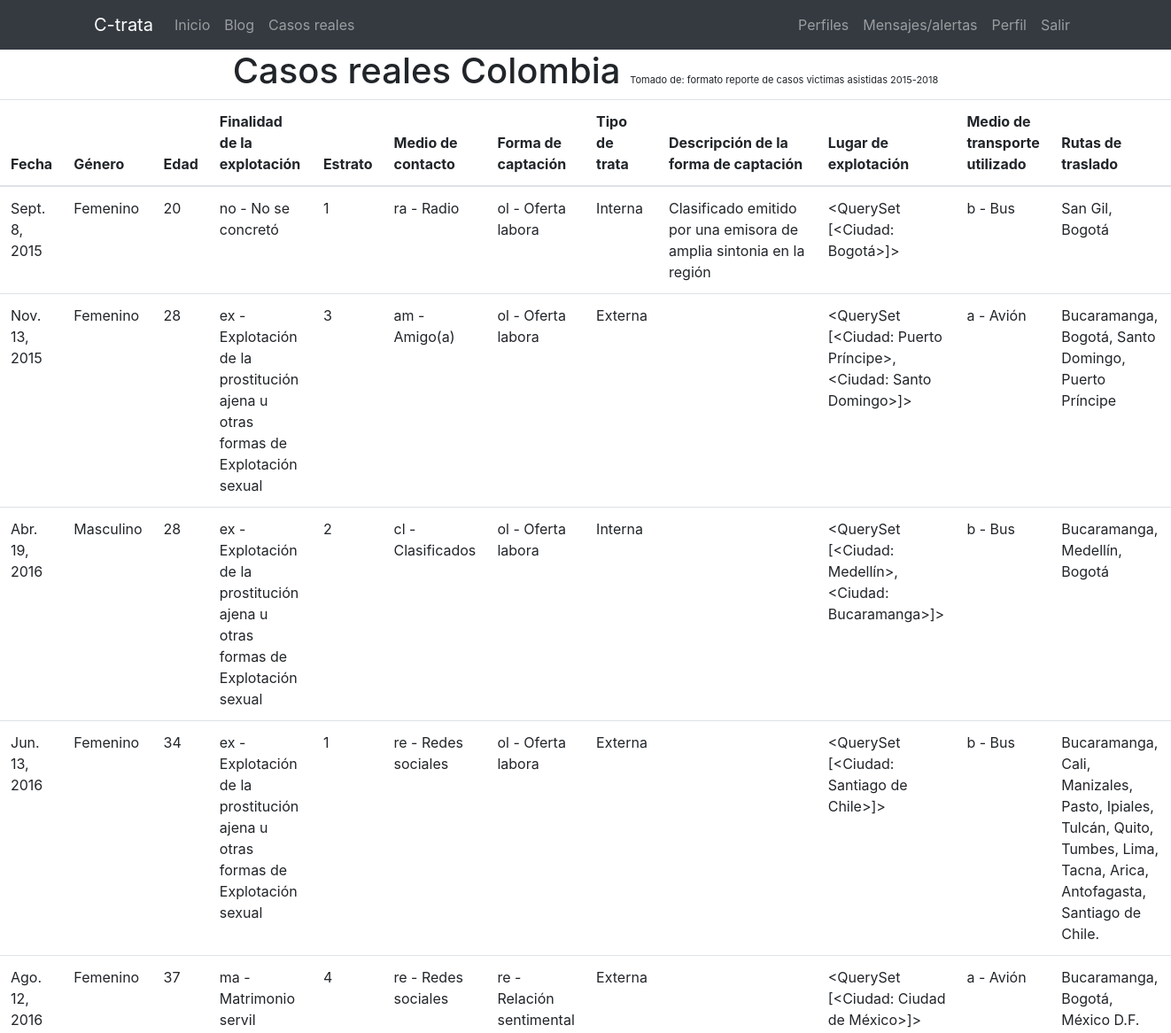
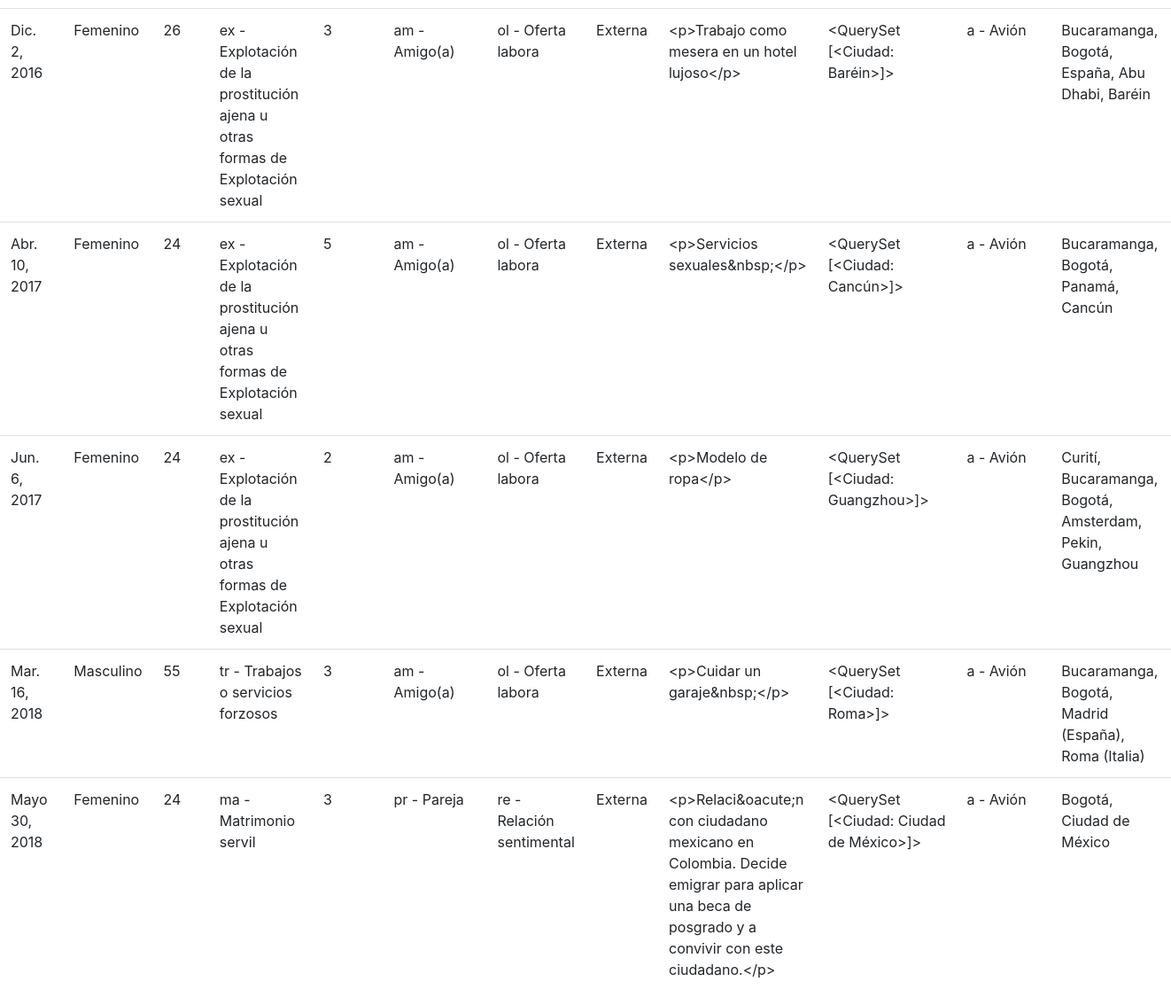
Page /casos-reales/ (signed in) on the committed database (2 pictures, top to bottom).
### core/models.py (models this page shows)
class Caso(models.Model):
    fecha = models.DateField(verbose_name="Fecha Reporte de caso")
    genero = models.CharField(choices=GENERO_CHOICES, max_length=1)
    edad = models.SmallIntegerField(verbose_name="Edad")
    finalidadExplotación = 	models.CharField(choices=FINALIDAD_CHOICES,max_length=2 ,verbose_name='Finalidad de explotación')
    estratoSocioeconomico = models.SmallIntegerField(verbose_name="Estrato socioeconómico", default=0)
    medioContacto = models.CharField(choices=MEDIOCONTACTO_CHOICES,max_length=2 ,verbose_name='Medio de contacto')
    formaCaptación = models.CharField(choices=FORMA_CHOICES,max_length=2 ,verbose_name='Forma de captación')
    tipoTrata = models.CharField(verbose_name="Tipo de trata",choices=TIPOTRATA_CHOICES, max_length=1)
    descriptFormaCap = RichTextField(verbose_name="Descripción de la forma de captación", null=True, blank=True)
    lugarExplotación = models.ManyToManyField(Ciudad, related_name="get_ciudades")
    medioTransporte = models.CharField(verbose_name="Medio de transporte utilizado", choices=MEDIOTRANS_CHOICES, max_length=1)
    rutaTraslado = models.CharField(verbose_name="Ruta de traslado de la presunta víctima", max_length=200)
    created = models.DateTimeField(auto_now_add=True, verbose_name="Fecha de creación")
    updated = models.DateTimeField(auto_now=True, verbose_name="Fecha de edición")

### registration/models.py (models this page shows)
class Ciudad(models.Model):
    name = models.CharField(max_length=100, verbose_name="Nombre")
    pais = models.ForeignKey(Pais, on_delete=models.CASCADE)
    created = models.DateTimeField(auto_now_add=True, verbose_name="Fecha de creación")
    updated = models.DateTimeField(auto_now=True, verbose_name="Fecha de edición")
    class Meta:
        verbose_name = "Ciudad"
        verbose_name_plural = "Ciudades"
        ordering = ['-created']
    def __str__(self):
        return self.name

### core/views.py (the view)
# urls.py: path('casos-reales/', CasosListView.as_view(), name="casos_reales"),
@method_decorator(login_required, name="dispatch")
class CasosListView(ListView):
    model = Caso
    template_name = "core/caso_list.html"

### core/templates/core/caso_list.html (shortened to what this page needs)
{% extends 'base.html' %}
{% load static %}
{% block content %}
<h1 style="text-align:center;">Casos reales Colombia <small style="font-size:11px;">Tomado de: formato reporte de casos victimas asistidas 2015-2018</small></h1>
        <table class="table table-hover">
        <thead>
                <tr>
                  <th scope="col">Fecha</th>
                  <th scope="col">Género</th>
                  <th scope="col">Edad</th>
                  <th scope="col">Finalidad de la explotación</th>
                  <th scope="col">Estrato</th>
                  <th scope="col">Medio de contacto</th>
                  <th scope="col">Forma de captación</th>
                  <th scope="col">Tipo de trata</th>
                  <th scope="col">Descripción de la forma de captación</th>
                  <th scope="col">Lugar de explotación</th>
                  <th scope="col">Medio de transporte utilizado</th>
                  <th scope="col">Rutas de traslado</th>
                </tr>
              </thead>
              <tbody>
{% for caso in object_list %}
<tr>
    <td>{{ caso.fecha }}</td>
    <td>{%if caso.genero == 'm'%}Masculino
                {% else %}Femenino{% endif %}</td>
    <td>{{ caso.edad }}</td>
    <td>{{caso.finalidadExplotación}} -  {%if caso.finalidadExplotación == 'ex' %}Explotación de la prostitución ajena u otras formas de Explotación sexual
        {% elif caso.finalidadExplotación == 'tr' %} Trabajos o servicios forzosos
        {% elif caso.finalidadExplotación == 'me' %} Mendicidad ajena
        {% elif caso.finalidadExplotación == 'ma' %} Matrimonio servil
        {% elif caso.finalidadExplotación == 'ir' %} Extracción de órganos
        {% elif caso.finalidadExplotación == 'es' %} Practicas análogas a la esclavitud
        {% elif caso.finalidadExplotación == 'se' %} Servidumbre
        {% elif caso.finalidadExplotación == 'no' %} No se concretó
        {% else %}Otro{% endif %}</td>
    <td>{{ caso.estratoSocioeconomico }}</td>
    <td>{{caso.medioContacto}} - {%if caso.medioContacto == 're' %}Redes sociales
            {% elif caso.medioContacto == 'cl' %} Clasificados
            {% elif caso.medioContacto == 'ra' %} Radio
            {% elif caso.medioContacto == 'am' %} Amigo(a)
            {% elif caso.medioContacto == 'pr' %} Pareja
            {% else %}Otro{% endif %}</td>
    <td>{{caso.formaCaptación}} - {%if caso.formaCaptación == 'ol' %} Oferta labora
            {% elif caso.formaCaptación == 're' %} Relación sentimental
            {% elif caso.formaCaptación == 'oa' %} Oferta académica
            {% elif caso.formaCaptación == 'tu' %} Turismo
            {% else %}Otro{% endif %}</td>
    <td>{%if caso.tipoTrata == 'i'%}Interna
            {% else %}Externa{% endif %}</td>
    <td>{{ caso.descriptFormaCap }}</td>
    <td>{{ caso.lugarExplotación.all }}</td>
    <td>{{caso.medioTransporte}} - {%if caso.medioTransporte == 'a' %}Avión
            {% elif caso.medioTransporte == 'b' %} Bus
            {% elif caso.medioTransporte == 'm' %} Maritimo
            {% else %}Otro{% endif %}</td>
    <td>{{ caso.rutaTraslado }}</td>
    </tr>
{% empty %}
    <td>No articles yet.</td>
{% endfor %}
</tbody>
</table>
{% endblock %}

### core/templates/base.html (shortened to what this page needs)
<!DOCTYPE html>
<html lang="es">
  <head>
    {% load static %}
    <link href="{% static 'core/vendor/bootstrap/css/bootstrap.css' %}" rel="stylesheet">
    <link href="{% static 'core/vendor/font-awesome/css/font-awesome.min.css' %}" rel="stylesheet" type="text/css">
    <link href="{% static 'core/css/main.css' %}" rel="stylesheet">
  </head>
  <body>
    <body>
      <nav class="navbar navbar-expand-lg navbar-dark bg-dark">
        <div class="container">
          <a class="navbar-brand" href="{% url 'home' %}">C-trata</a>
          <div class="collapse navbar-collapse" id="ned">
            <ul class="navbar-nav mr-auto">
              <li class="nav-item">
                <a class="nav-link" href="{% url 'home' %}">Inicio</a>
              </li>
              <li class="nav-item">
                <a class="nav-link" href="{% url 'pages:pages' %}">Blog</a>
              </li>
              <li class="nav-item">
                  <a class="nav-link" href="{% url 'casos_reales' %}">Casos reales</a>
                </li>
            </ul>
            <ul class="navbar-nav">
              {% if not request.user.is_authenticated %}
                <li class="nav-item">
                  <a class="nav-link" href="{% url 'login' %}">Acceder</a>
                </li>
                <!--
                <li class="nav-item">
                    <a class="nav-link" href="{% url 'signup' %}">Registro</a>
                  </li> -->
              {% else %}
                <li class="nav-item">
                  <a class="nav-link" href="{% url 'profiles:list' %}">Perfiles</a>
                </li>
                <li class="nav-item">
                  <a class="nav-link" href="{% url 'messenger:list' %}">Mensajes/alertas</a>
                </li>
                <li class="nav-item">
                    <a class="nav-link" href="{% url 'profile' %}">Perfil</a>
                  </li>
                <li class="nav-item">
                  <a class="nav-link" href="{% url 'logout' %}">Salir</a>
                </li>
              {% endif %}
            </ul>
          </div>
        </div>
      </nav>
      {% block content %}{% endblock %}
  </body>
</html>

### core/static/core/css/main.css (style rules this page uses)
:root { --jumbotron-padding-y: 3rem; }

### rows in the picture
Caso: fecha "Sept. 8, 2015", genero "Femenino", edad "20", finalidadExplotación "no", shows "No se concretó", estratoSocioeconomico "1", medioContacto "ra", shows "Radio", formaCaptación "ol", shows "Oferta labora", tipoTrata "Interna", descriptFormaCap "Clasificado emitido por una emisora de amplia sintonia en la región", lugarExplotación.all "<QuerySet [<Ciudad: Bogotá>]>", medioTransporte "b", shows "Bus", rutaTraslado "San Gil, Bogotá"
Caso: fecha "Nov. 13, 2015", genero "Femenino", edad "28", finalidadExplotación "ex", shows "Explotación de la prostitución ajena u otras formas de Explotación sexual", estratoSocioeconomico "3", medioContacto "am", shows "Amigo(a)", formaCaptación "ol", shows "Oferta labora", tipoTrata "Externa", lugarExplotación.all "<QuerySet [<Ciudad: Puerto Príncipe>, <Ciudad: Santo Domingo>]>", medioTransporte "a", shows "Avión", rutaTraslado "Bucaramanga, Bogotá, Santo Domingo, Puerto Príncipe"
Caso: fecha "Abr. 19, 2016", genero "Masculino", edad "28", finalidadExplotación "ex", shows "Explotación de la prostitución ajena u otras formas de Explotación sexual", estratoSocioeconomico "2", medioContacto "cl", shows "Clasificados", formaCaptación "ol", shows "Oferta labora", tipoTrata "Interna", lugarExplotación.all "<QuerySet [<Ciudad: Medellín>, <Ciudad: Bucaramanga>]>", medioTransporte "b", shows "Bus", rutaTraslado "Bucaramanga, Medellín, Bogotá"
Caso: fecha "Jun. 13, 2016", genero "Femenino", edad "34", finalidadExplotación "ex", shows "Explotación de la prostitución ajena u otras formas de Explotación sexual", estratoSocioeconomico "1", medioContacto "re", shows "Redes sociales", formaCaptación "ol", shows "Oferta labora", tipoTrata "Externa", lugarExplotación.all "<QuerySet [<Ciudad: Santiago de Chile>]>", medioTransporte "b", shows "Bus", rutaTraslado "Bucaramanga, Cali, Manizales, Pasto, Ipiales, Tulcán, Quito, Tumbes, Lima, Tacna, Arica, Antofagasta, Santiago de Chile."
Caso: fecha "Ago. 12, 2016", genero "Femenino", edad "37", finalidadExplotación "ma", shows "Matrimonio servil", estratoSocioeconomico "4", medioContacto "re", shows "Redes sociales", formaCaptación "re", shows "Relación sentimental", tipoTrata "Externa", lugarExplotación.all "<QuerySet [<Ciudad: Ciudad de México>]>", medioTransporte "a", shows "Avión", rutaTraslado "Bucaramanga, Bogotá, México D.F."
Caso: fecha "Dic. 2, 2016", genero "Femenino", edad "26", finalidadExplotación "ex", shows "Explotación de la prostitución ajena u otras formas de Explotación sexual", estratoSocioeconomico "3", medioContacto "am", shows "Amigo(a)", formaCaptación "ol", shows "Oferta labora", tipoTrata "Externa", descriptFormaCap "<p>Trabajo como mesera en un hotel lujoso</p>", lugarExplotación.all "<QuerySet [<Ciudad: Baréin>]>", medioTransporte "a", shows "Avión", rutaTraslado "Bucaramanga, Bogotá, España, Abu Dhabi, Baréin"
Caso: fecha "Abr. 10, 2017", genero "Femenino", edad "24", finalidadExplotación "ex", shows "Explotación de la prostitución ajena u otras formas de Explotación sexual", estratoSocioeconomico "5", medioContacto "am", shows "Amigo(a)", formaCaptación "ol", shows "Oferta labora", tipoTrata "Externa", descriptFormaCap "<p>Servicios sexuales&nbsp;</p>", lugarExplotación.all "<QuerySet [<Ciudad: Cancún>]>", medioTransporte "a", shows "Avión", rutaTraslado "Bucaramanga, Bogotá, Panamá, Cancún"
Caso: fecha "Jun. 6, 2017", genero "Femenino", edad "24", finalidadExplotación "ex", shows "Explotación de la prostitución ajena u otras formas de Explotación sexual", estratoSocioeconomico "2", medioContacto "am", shows "Amigo(a)", formaCaptación "ol", shows "Oferta labora", tipoTrata "Externa", descriptFormaCap "<p>Modelo de ropa</p>", lugarExplotación.all "<QuerySet [<Ciudad: Guangzhou>]>", medioTransporte "a", shows "Avión", rutaTraslado "Curití, Bucaramanga, Bogotá, Amsterdam, Pekin, Guangzhou"
Caso: fecha "Mar. 16, 2018", genero "Masculino", edad "55", finalidadExplotación "tr", shows "Trabajos o servicios forzosos", estratoSocioeconomico "3", medioContacto "am", shows "Amigo(a)", formaCaptación "ol", shows "Oferta labora", tipoTrata "Externa", descriptFormaCap "<p>Cuidar un garaje&nbsp;</p>", lugarExplotación.all "<QuerySet [<Ciudad: Roma>]>", medioTransporte "a", shows "Avión", rutaTraslado "Bucaramanga, Bogotá, Madrid (España), Roma (Italia)"
Caso: fecha "Mayo 30, 2018", genero "Femenino", edad "24", finalidadExplotación "ma", shows "Matrimonio servil", estratoSocioeconomico "3", medioContacto "pr", shows "Pareja", formaCaptación "re", shows "Relación sentimental", tipoTrata "Externa", descriptFormaCap "<p>Relaci&oacute;n con ciudadano mexicano en Colombia. Decide emigrar para aplicar una beca de posgrado y a convivir con este ciudadano.</p>", lugarExplotación.all "<QuerySet [<Ciudad: Ciudad de México>]>", medioTransporte "a", shows "Avión", rutaTraslado "Bogotá, Ciudad de México"
